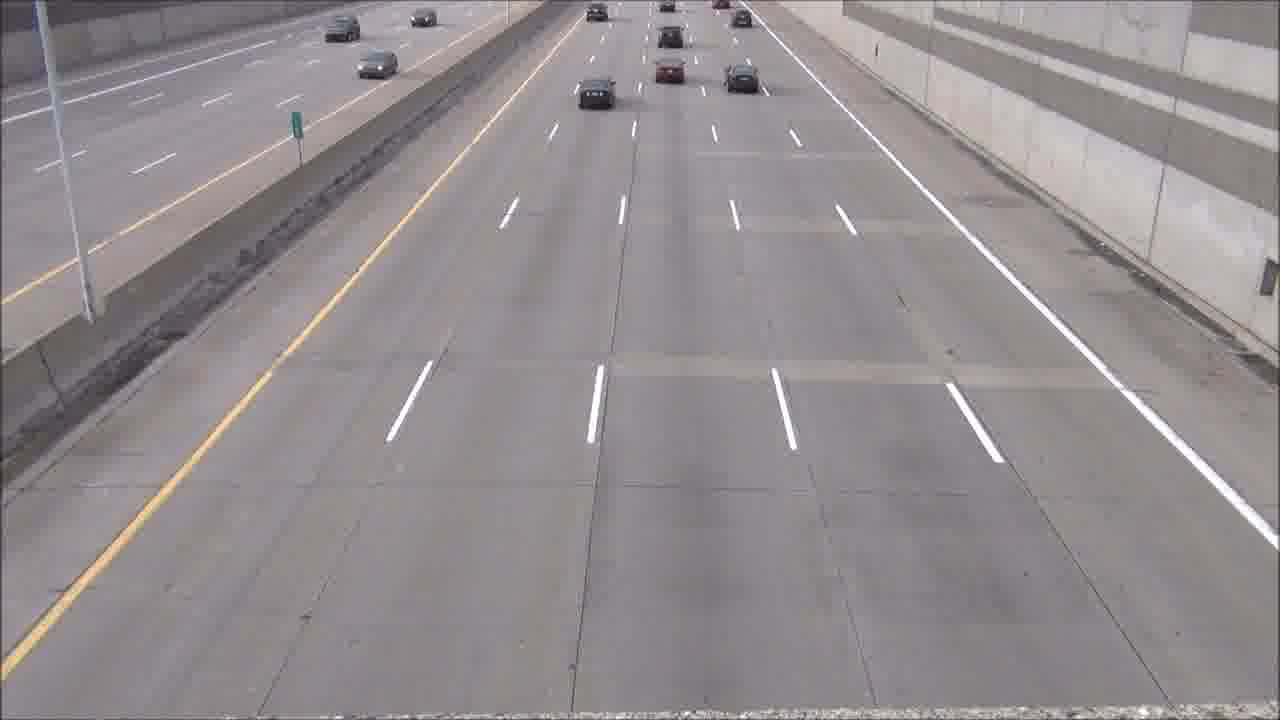
//> input picture images/image-031.jpeg, 1280 x 720 px; its folder holds 5 pictures in this run
$ ./main   (built with g++ and OpenCV 4)
//> lines starting //> are read from the running program, lines starting //| are printed output that depends on the picture; after the words box and inside, x2 and y2 are one past the last pixel; in counts of white or black regions, pixels touching at a corner belong together
#include <stdio.h>
#include <opencv2/opencv.hpp>
#include <opencv2/imgproc/imgproc.hpp>
#include <algorithm>
#include <vector>
#include <math.h>
using namespace cv;
using namespace std;

void sub(Mat img1, Mat img2, Mat &dst){
	dst=img1.clone();
	for (int y=0; y < img1.rows; y++){
    	for (int x=0; x < img1.cols; x++) {
			uchar intensity_1 = img1.at<uchar>(y, x);
			uchar intensity_2 = img2.at<uchar>(y, x);
			uchar value = (int)abs(intensity_1 - intensity_2);
			dst.at<uchar>(y,x) = value;
		}
	}
}

int main(int argc, char** argv )
{
    vector<String> fn;
	String path = "images/*.jpeg";
	glob(path,fn,false);
    float y_top=0.23, y_bot=0.26;
    char count_txt[6], bt='1';
    bool modo=true;
    int erosion_size=2, dilation_size=5, count_car=0;
    Mat backg, orig, img_sub_moda, img_binary, img_tretada, img_aux;
   	Mat erode_element = getStructuringElement( MORPH_ELLIPSE,
                                       Size( 2*erosion_size + 1, 2*erosion_size+1 ),
                                       Point( erosion_size, erosion_size ) );
   	Mat dilation_element = getStructuringElement( MORPH_ELLIPSE,
                                       Size( 2*dilation_size + 1, 2*dilation_size+1 ),
                                       Point( dilation_size, dilation_size ) );

    backg = imread("images/image-031.jpeg", IMREAD_GRAYSCALE);
//> backg: 720 rows x 1280 cols, CV_8UC1; min 16, max 255, mean 142.9
    blur(backg,backg,Size(3,3));
	namedWindow("video", WINDOW_AUTOSIZE );
    for(int i=0; i<fn.size() and bt!='0' ;i++){
	    orig = imread(fn[i], IMREAD_GRAYSCALE);
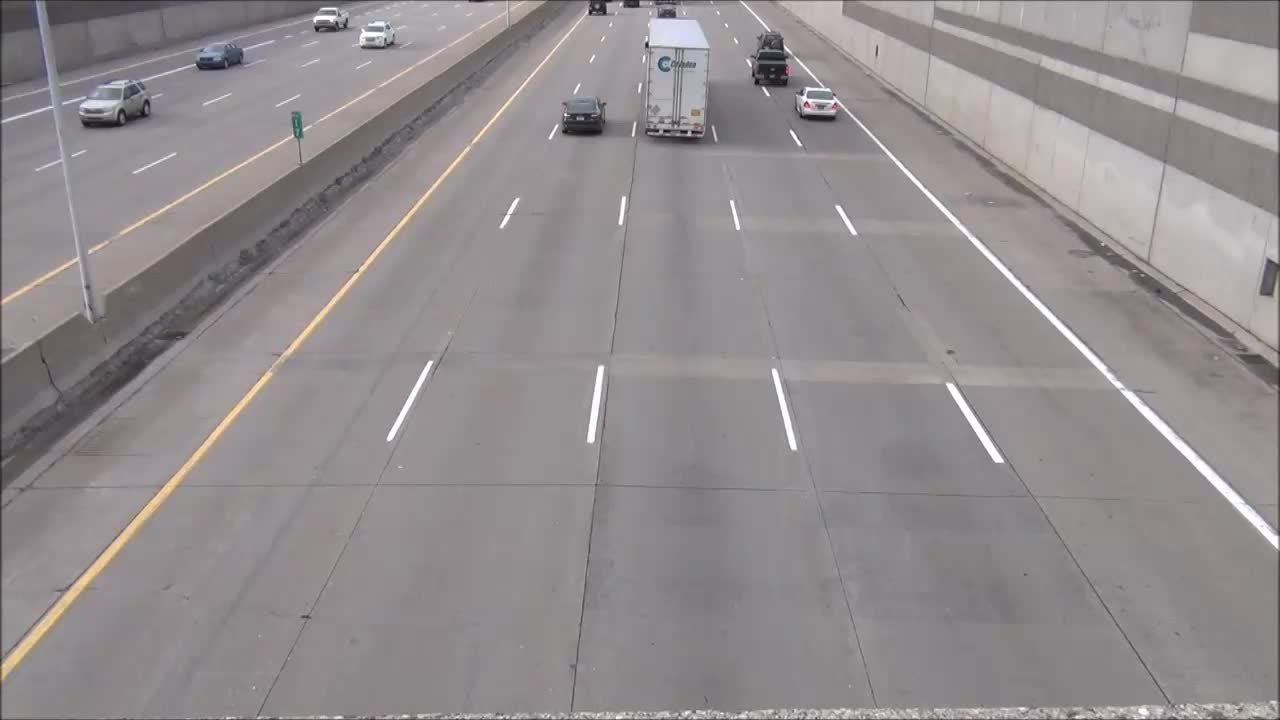
//> input picture images/image-001.jpeg, 1280 x 720 px
//> orig: 720 rows x 1280 cols, CV_8UC1; min 13, max 255, mean 142.8
		blur(orig,orig,Size(3,3));
	    sub(backg, orig, img_sub_moda);
//> after the loop in sub, `for (int y=0; y < img1.rows; y++)`:
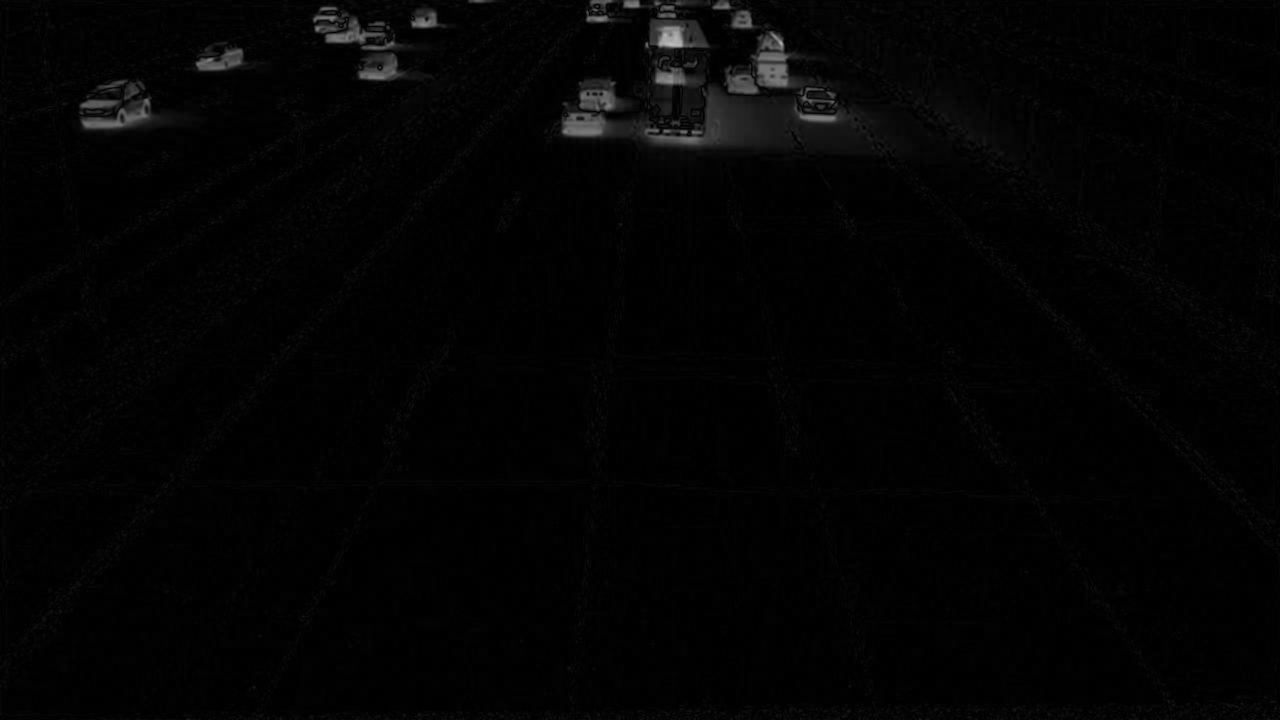
//> dst: 720 rows x 1280 cols, CV_8UC1; min 0, max 188, mean 3.5
	    threshold(img_sub_moda,img_binary, 26, 255, THRESH_BINARY);
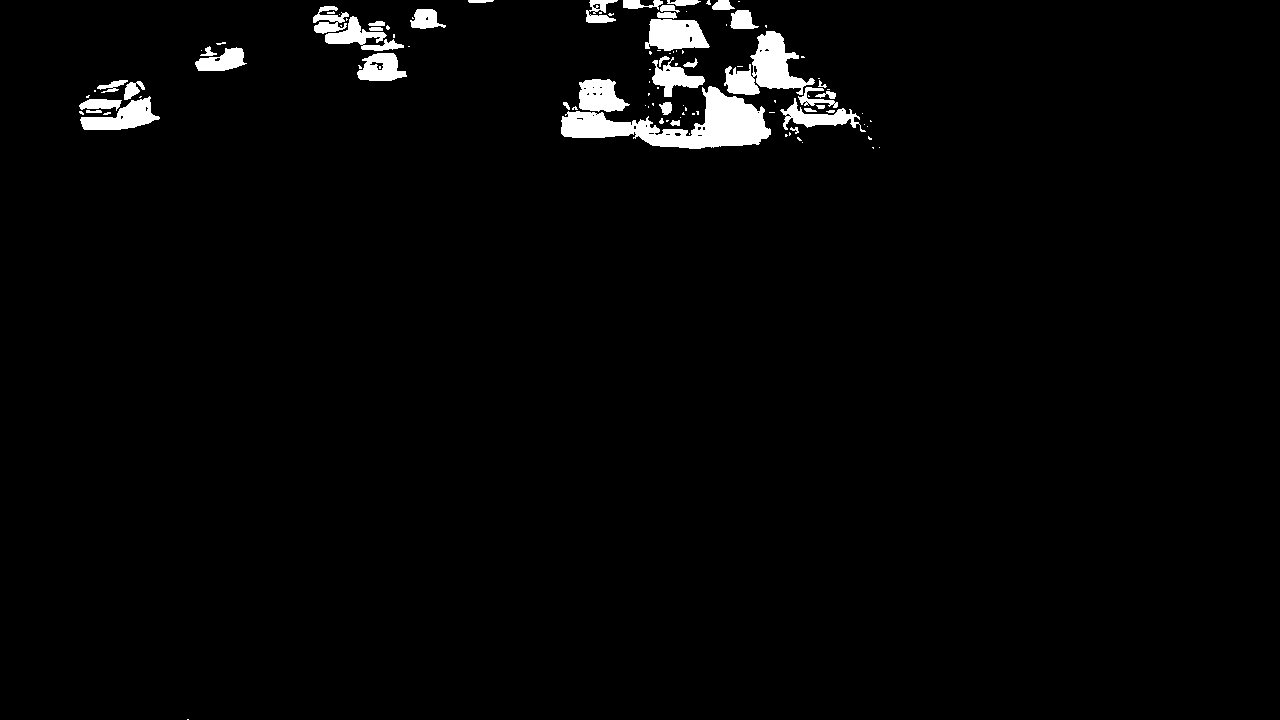
//> img_binary: 720 rows x 1280 cols, CV_8UC1; 2.4% white; 106 white regions (66 under 20 px), largest, box (x1, y1, x2, y2) and area: (561, 86, 771, 149) 5685, (724, 31, 815, 95) 2687, (645, 19, 710, 51) 1554
	   	img_tretada=img_binary.clone();
	  	erode(img_tretada, img_tretada, erode_element );
	    dilate(img_tretada, img_tretada, dilation_element);
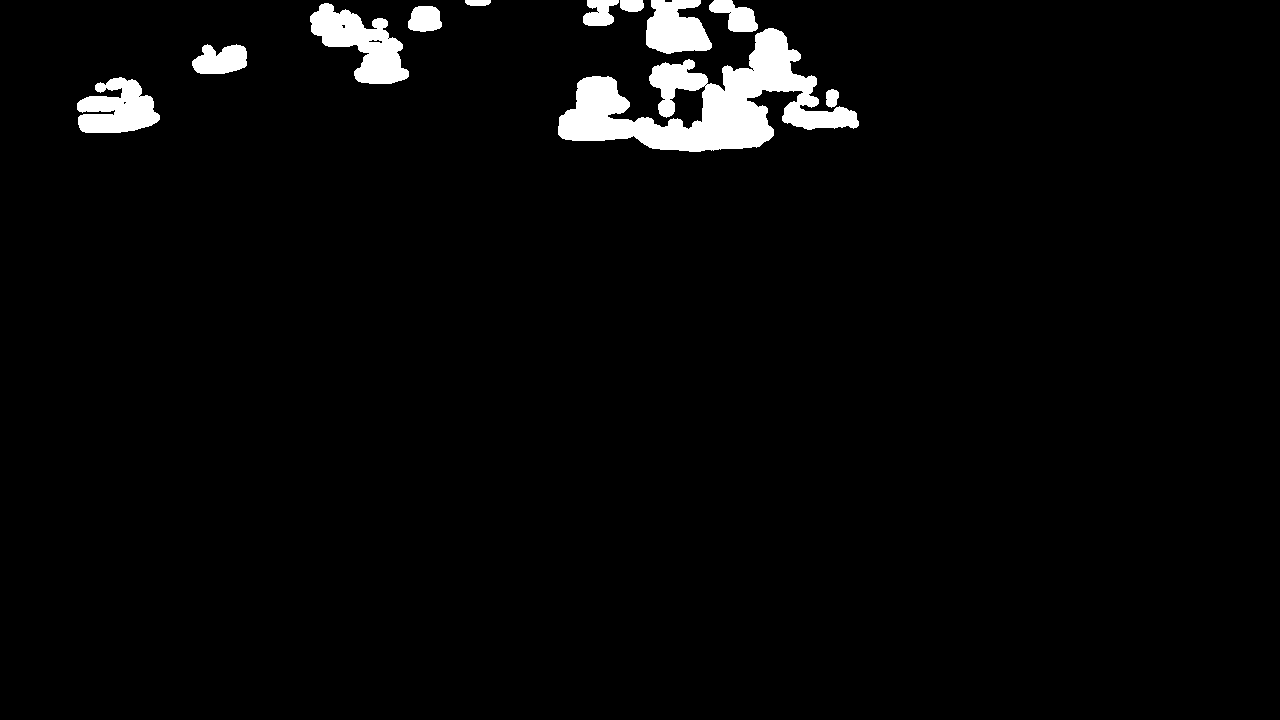
//> img_tretada: 720 rows x 1280 cols, CV_8UC1; 3.2% white; 11 white regions, largest, box (x1, y1, x2, y2) and area: (558, 28, 859, 152) 15811, (310, 3, 409, 84) 4009, (77, 77, 160, 133) 3144

	    SimpleBlobDetector::Params params;
		params.minDistBetweenBlobs = 25.0f;
		params.filterByInertia = false;
		params.filterByConvexity = false;
		params.filterByColor = false;
		params.filterByCircularity = false;
		params.filterByArea = true;
		params.minArea = 600.0f;
		params.maxArea = (float)1e9;
		Ptr<SimpleBlobDetector> detector = SimpleBlobDetector::create(params);
		std::vector<KeyPoint> keypoints;
		detector->detect( img_tretada, keypoints);
//> keypoints = 7 keypoints; (x, y, size): (705, 104, 148.8), (361, 44, 73.6), (117, 109, 58.6), (675, 28, 56.8), (220, 60, 40.4), (735, 16, 33.8), (425, 19, 29.1)
		for(int j=0; j<keypoints.size(); j++){
			if(keypoints[j].pt.y>(int)((double)orig.rows*y_top) &&
				keypoints[j].pt.y<(int)((double)orig.rows*y_bot)){
				count_car++;
			}
			else if(keypoints[j].pt.y<(int)((double)orig.rows*y_top)){
				keypoints.erase(keypoints.begin()+j);
				j--;
			}
		}
//> this loop made 7 passes
//> after the loop, count_car = 0
		sprintf(count_txt,"%d", count_car);
//> count_txt = '0'
		Mat im_with_keypoints;
//> (the run ends here: the program needs code that is not available in this run, at `drawKeypoints((modo)?(orig):(img_tretada), keypoints, im_with_keypoint..`)
